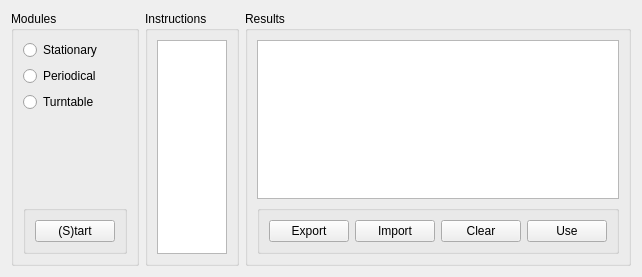
<?xml version="1.0" encoding="UTF-8"?>
<ui version="4.0">
 <class>CalibrationWidget</class>
 <widget class="QWidget" name="CalibrationWidget">
  <property name="enabled">
   <bool>true</bool>
  </property>
  <property name="geometry">
   <rect>
    <x>0</x>
    <y>0</y>
    <width>513</width>
    <height>277</height>
   </rect>
  </property>
  <property name="windowTitle">
   <string>Form</string>
  </property>
  <layout class="QHBoxLayout" name="horizontalLayout_3" stretch="0,1,1">
   <item>
    <widget class="QGroupBox" name="groupBox">
     <property name="title">
      <string>Modules</string>
     </property>
     <layout class="QVBoxLayout" name="verticalLayout">
      <item>
       <widget class="QRadioButton" name="stationaryButton">
        <property name="text">
         <string>Stationary</string>
        </property>
       </widget>
      </item>
      <item>
       <widget class="QRadioButton" name="periodicalButton">
        <property name="text">
         <string>Periodical</string>
        </property>
       </widget>
      </item>
      <item>
       <widget class="QRadioButton" name="turntableButton">
        <property name="text">
         <string>Turntable</string>
        </property>
       </widget>
      </item>
      <item>
       <spacer name="verticalSpacer">
        <property name="orientation">
         <enum>Qt::Vertical</enum>
        </property>
        <property name="sizeHint" stdset="0">
         <size>
          <width>20</width>
          <height>40</height>
         </size>
        </property>
       </spacer>
      </item>
      <item>
       <widget class="QGroupBox" name="groupBox_5">
        <property name="title">
         <string/>
        </property>
        <layout class="QHBoxLayout" name="horizontalLayout_2">
         <item>
          <widget class="QPushButton" name="startButton">
           <property name="text">
            <string>(S)tart</string>
           </property>
           <property name="shortcut">
            <string>S</string>
           </property>
          </widget>
         </item>
        </layout>
       </widget>
      </item>
     </layout>
    </widget>
   </item>
   <item>
    <widget class="QGroupBox" name="groupBox_2">
     <property name="title">
      <string>Instructions</string>
     </property>
     <layout class="QVBoxLayout" name="verticalLayout_2" stretch="0">
      <item>
       <widget class="QTextEdit" name="instructionsText"/>
      </item>
     </layout>
    </widget>
   </item>
   <item>
    <widget class="QGroupBox" name="groupBox_3">
     <property name="enabled">
      <bool>true</bool>
     </property>
     <property name="title">
      <string>Results</string>
     </property>
     <layout class="QVBoxLayout" name="verticalLayout_3">
      <item>
       <widget class="QTextBrowser" name="calibrationResults"/>
      </item>
      <item>
       <widget class="QGroupBox" name="groupBox_4">
        <property name="title">
         <string/>
        </property>
        <layout class="QHBoxLayout" name="horizontalLayout_5">
         <item>
          <widget class="QPushButton" name="exportButton">
           <property name="text">
            <string>Export</string>
           </property>
          </widget>
         </item>
         <item>
          <widget class="QPushButton" name="importButton">
           <property name="text">
            <string>Import</string>
           </property>
          </widget>
         </item>
         <item>
          <widget class="QPushButton" name="clearButton">
           <property name="text">
            <string>Clear</string>
           </property>
          </widget>
         </item>
         <item>
          <widget class="QPushButton" name="useButton">
           <property name="text">
            <string>Use</string>
           </property>
          </widget>
         </item>
        </layout>
       </widget>
      </item>
     </layout>
    </widget>
   </item>
  </layout>
 </widget>
 <resources/>
 <connections/>
</ui>
